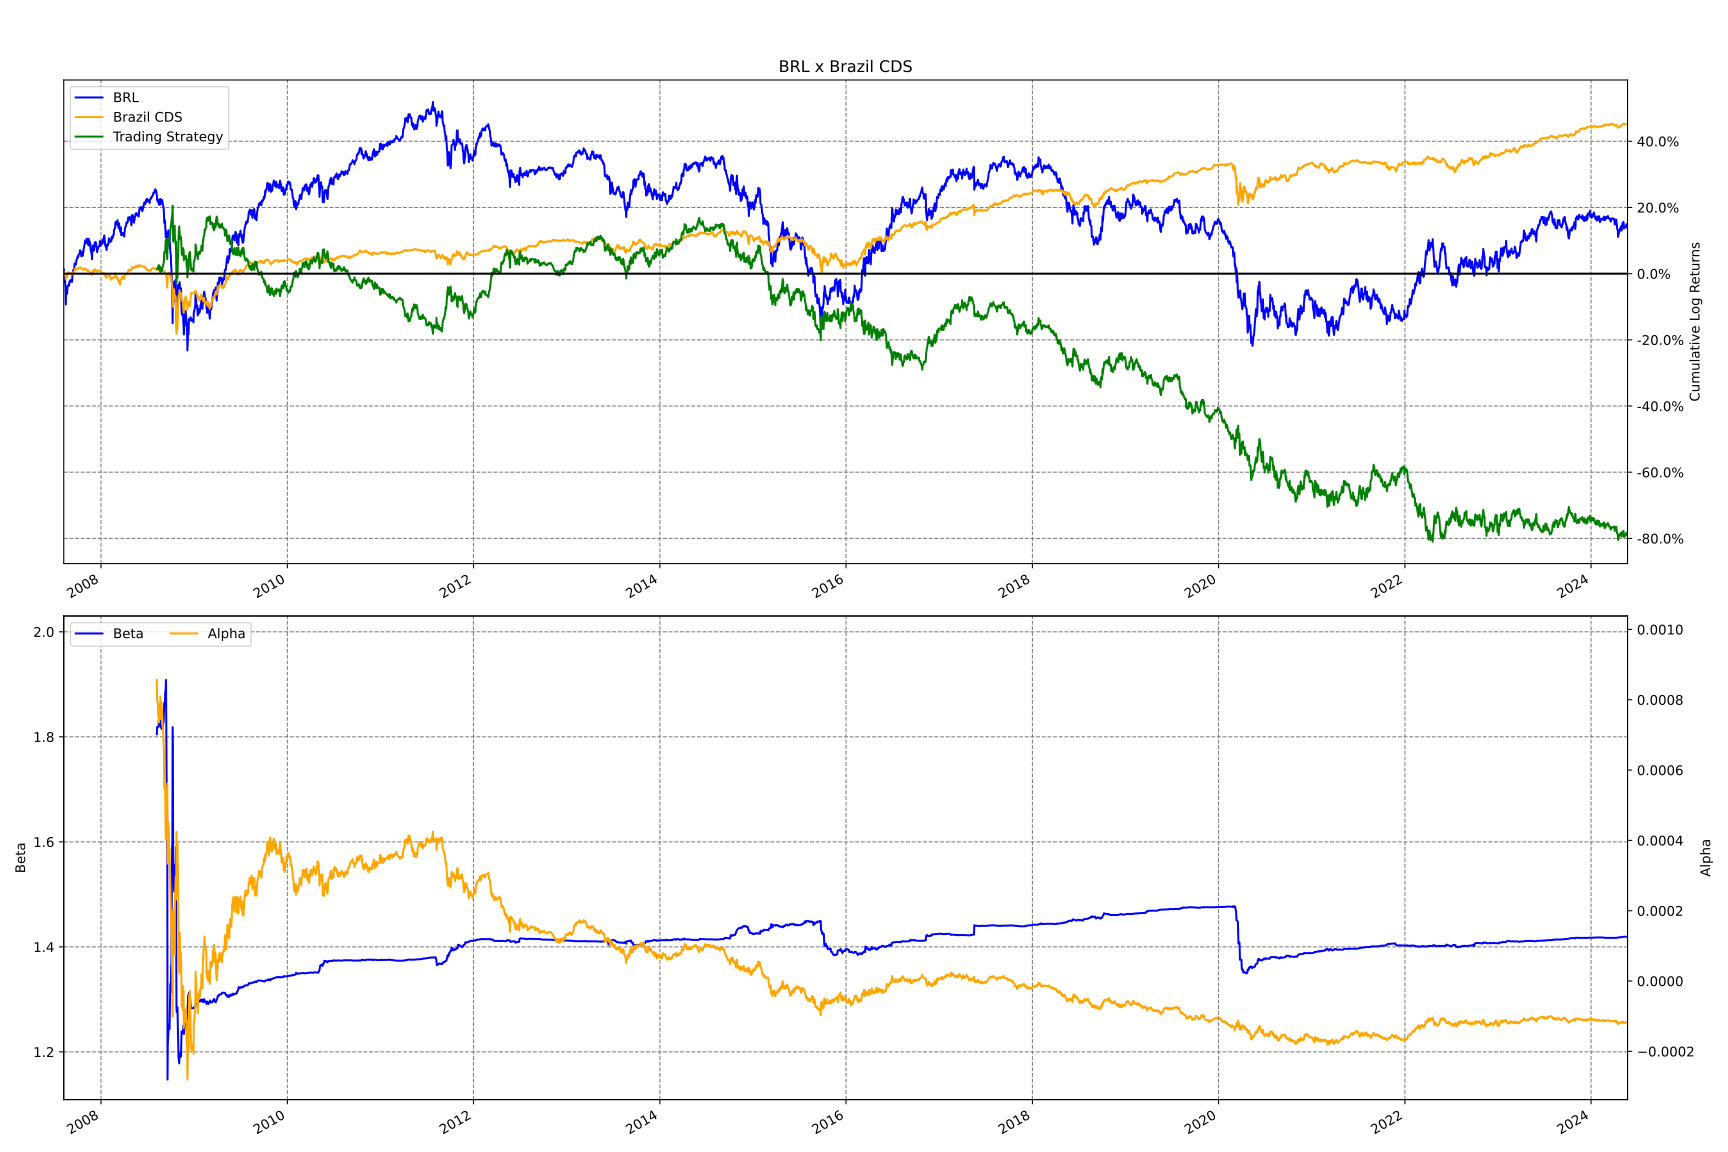

Generate this figure with Python:
import logging
from pathlib import Path
from typing import Literal, Optional

import numpy as np
import pandas as pd
import statsmodels.api as sm
from matplotlib import pyplot as plt
from matplotlib.ticker import FuncFormatter

from bwlogger import StyleAdapter

logger = StyleAdapter(logging.getLogger(__name__))


def _format_percentage(x, _):
    return f"{x * 100:.1f}%"


def plot_results(
    df_returns_ln_acc: pd.DataFrame,
    s_return_ln_acc_strategy: pd.Series,
    s_alpha: pd.Series,
    s_beta: pd.Series,
    output_path: Path,
) -> None:
    x_range = (df_returns_ln_acc.index.min(), df_returns_ln_acc.index.max())

    # plot return
    fig, axes = plt.subplots(figsize=(18, 12), nrows=2)

    axes[0].set_title("BRL x Brazil CDS")
    df_returns_ln_acc.plot(ax=axes[0], color=["blue", "orange"])
    s_return_ln_acc_strategy.plot(ax=axes[0], label="Trading Strategy", color="green")
    axes[0].legend()

    # Add gridlines to the first plot
    axes[0].grid(True, color="gray", linestyle="--")

    # Add a horizontal line at y=0 to the first plot
    axes[0].axhline(y=0, color="black")

    # Move the y-axis label and ticks to the right for the first plot
    axes[0].yaxis.set_label_position("right")
    axes[0].yaxis.tick_right()
    axes[0].set_ylabel("Cumulative Log Returns")

    # Apply the percentage formatter to the first plot
    axes[0].yaxis.set_major_formatter(FuncFormatter(_format_percentage))

    # Set x-axis limits to the first and last data points
    axes[0].set_xlim(x_range)

    # beta and alpha plot
    s_beta.plot(ax=axes[1], color="blue", label="Beta")
    ax2 = axes[1].twinx()
    s_alpha.plot(ax=ax2, color="orange", label="Alpha")

    # Add gridlines to the second plot
    axes[1].grid(True, color="gray", linestyle="--")

    # Set y-axis labels
    axes[1].set_ylabel("Beta")
    ax2.set_ylabel("Alpha")

    # Set x-axis limits to the first and last data points
    axes[1].set_xlim(x_range)

    y_min, y_max = axes[1].get_ylim()
    y_range = y_max - y_min
    y_mid = (y_max + y_min) / 2
    axes[1].set_ylim(y_mid - y_range / 2, y_mid + y_range / 2 * 1.2)

    y_min, y_max = ax2.get_ylim()
    y_range = y_max - y_min
    y_mid = (y_max + y_min) / 2
    ax2.set_ylim(y_mid - y_range / 2, y_mid + y_range / 2 * 1.2)

    # Combine legends from both axes
    lines1, labels1 = axes[1].get_legend_handles_labels()
    lines2, labels2 = ax2.get_legend_handles_labels()
    axes[1].legend(lines1 + lines2, labels1 + labels2, loc="upper left", ncol=2)

    fig.tight_layout(
        rect=(0, 0, 1, 0.96)
    )  # Adjust the layout to make space for the title

    logger.info(f"Saving plot to {output_path}")
    fig.savefig(output_path)
    plt.close()


def scatter_plot(
    x_values: pd.Series,
    y_values: pd.Series,
    title_font_size: Optional[float] = None,
    font_family: Optional[float] = "Calibri",
    font_size: Optional[float] = 10,
    figure_size: Optional[tuple[float, tuple]] = (6.5, 4.5),
    marker_size: Optional[float] = 15,
    marker_transparency: Optional[float] = 0.3,
    marker_color: Optional[str] = "black",
    fit_type: Optional[Literal["linear", " quadratic"]] = "linear",
    line_color: Optional[str] = "gray",
    line_width: Optional[float] = 1,
    line_style: Optional[str] = "-.",
    yaxis_title: Optional[str] = None,
    xaxis_title: Optional[str] = None,
    plot_title: Optional[str] = None,
    output_path: Optional[Path] = None,
) -> None:
    DEFAULT_TITLE_SCATTER_PLOT = "Scatter Plot of %s vs. %s"

    x_values, y_values = x_values.copy(), y_values.copy()

    plt.rcParams["font.family"] = font_family
    fig, ax = plt.subplots(figsize=figure_size)
    ax.scatter(
        x_values, y_values, s=marker_size, c=marker_color, alpha=marker_transparency
    )

    ax.axhline(y=0, color="gray")
    ax.axvline(x=0, color="gray")
    ax.grid(True, which="both", color="gray", linestyle=":", linewidth=0.5)

    if fit_type:
        x_lim = ax.get_xlim()
        x_aux = np.linspace(*x_lim, 200)
        if fit_type == "linear":
            X = sm.add_constant(x_values)
            model = sm.OLS(y_values, X).fit()
        elif fit_type == "quadratic":
            X = np.column_stack((x_values, x_values**2))
            X = sm.add_constant(X)
            model = sm.OLS(y_values, X).fit()
            x_aux = np.column_stack((x_aux, x_aux**2))
        else:
            raise ValueError(
                "if passed, fit_type must be either 'linear' or 'quadratic'"
            )
        x_aux = sm.add_constant(x_aux)
        predictions = model.predict(x_aux)
        ax.plot(
            x_aux[:, 1],
            predictions,
            color=line_color,
            linewidth=line_width,
            linestyle=line_style,
        )
        ax.set_xlim(x_lim)

    ax.yaxis.set_major_formatter(FuncFormatter(_format_percentage))
    ax.xaxis.set_major_formatter(FuncFormatter(_format_percentage))
    yaxis_title = yaxis_title or y_values.name
    xaxis_title = xaxis_title or x_values.name
    plot_title = plot_title or DEFAULT_TITLE_SCATTER_PLOT % (
        yaxis_title,
        xaxis_title,
    )

    ax.set_ylabel(yaxis_title, fontsize=font_size)
    ax.set_xlabel(xaxis_title, fontsize=font_size)
    ax.tick_params(axis="both", which="major", labelsize=font_size)
    ax.set_title(
        plot_title,
        fontsize=title_font_size or 1.2 * font_size,
    )
    if output_path:
        fig.savefig(output_path)
    plt.show()
    return
